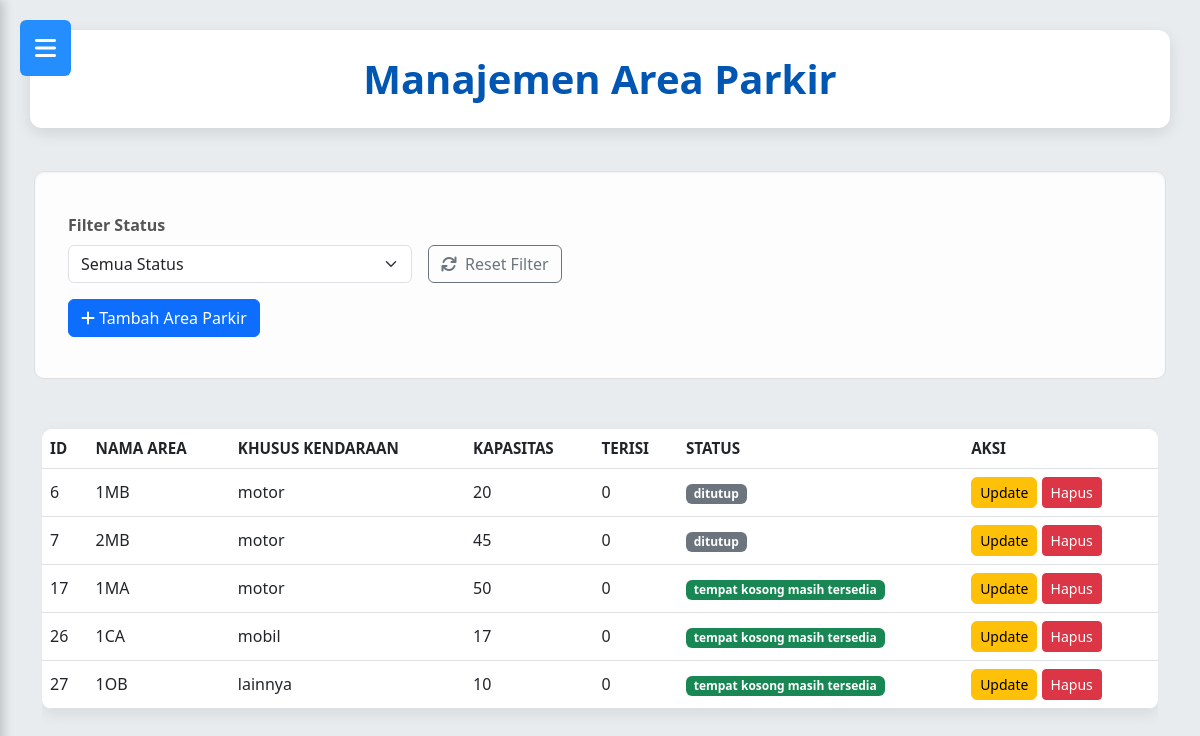
/area_parkir.php (signed in), run on an earlier commit of the app's database.
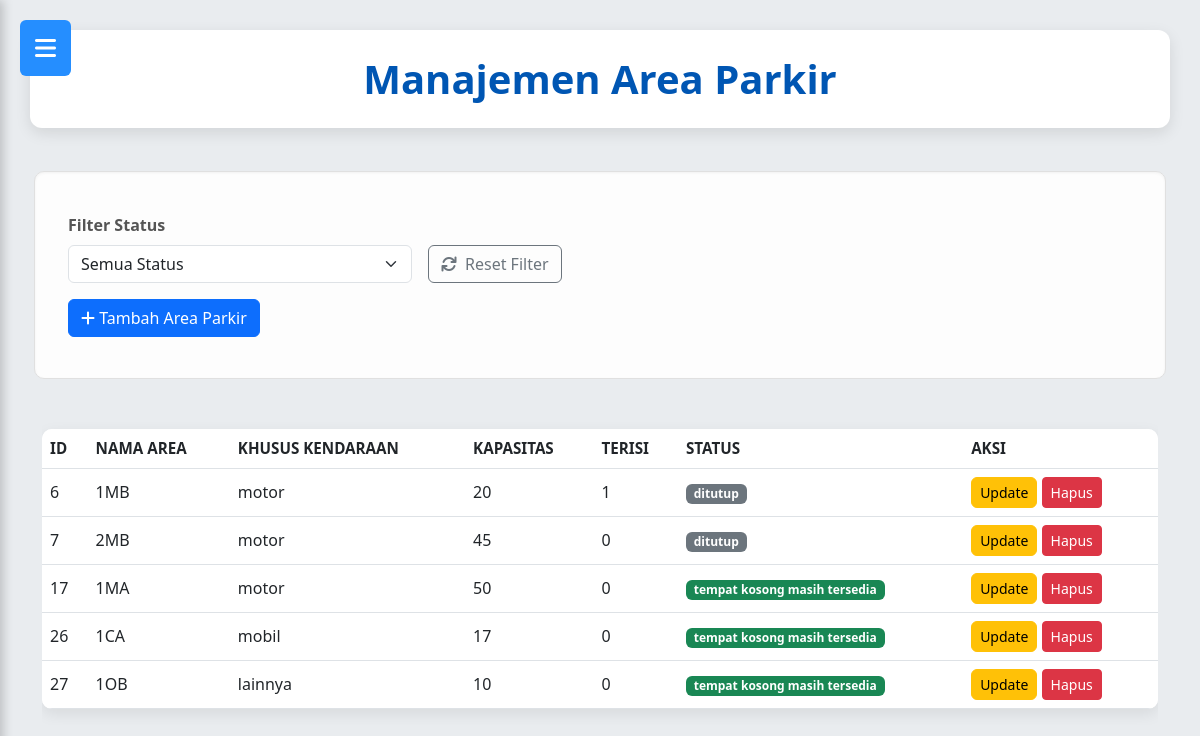
And on a later commit of the database.
### tables this page shows
CREATE TABLE `tb_area_parkir` (
  `id_area` int(11) NOT NULL,
  `nama_area` varchar(50) NOT NULL,
  `tipe_kendaraan` enum('motor','mobil','lainnya') NOT NULL,
  `kapasitas` int(5) NOT NULL,
  `terisi` int(5) NOT NULL,
  `status_area_parkir` enum('penuh','tempat kosong masih tersedia','ditutup') NOT NULL
);

### area_parkir.php (the view, shortened to what this page needs)
<?php
include 'koneksi_parkir.php';
    $where = '';
    $area = $conn->query("
    SELECT *,
    CASE
    WHEN terisi >= kapasitas THEN 'penuh'
    WHEN status_area_parkir = 'ditutup' THEN 'ditutup'
    ELSE 'tempat kosong masih tersedia'
    END AS status_final
    FROM tb_area_parkir
    $where
    ");
?>
<!DOCTYPE html>
<html lang="id">
    <head>
        <link rel="stylesheet" href="desain_parkir.css">
        <link href="https://cdn.jsdelivr.net/npm/bootstrap@5.3.0/dist/css/bootstrap.min.css" rel="stylesheet">
        <link href="https://cdnjs.cloudflare.com/ajax/libs/font-awesome/6.4.2/css/all.min.css" rel="stylesheet">
        <link href="https://cdnjs.cloudflare.com/ajax/libs/font-awesome/6.4.0/css/all.min.css" rel="stylesheet">
        <link rel="stylesheet" href="https://cdnjs.cloudflare.com/ajax/libs/font-awesome/6.0.0-beta3/css/all.min.css">
        <link href="https://cdn.jsdelivr.net/npm/bootstrap@5.3.0/dist/css/bootstrap.min.css" rel="stylesheet">
        <link rel="stylesheet" href="https://cdnjs.cloudflare.com/ajax/libs/font-awesome/6.0.0-beta3/css/all.min.css">
    </head>
    <body>
        <div class="wrapper">
        <?php include 'sidebar_parkiran.php'; ?>
        <main class="main-content">
     <header class="main-header"><h2>Manajemen Area Parkir</h2></header>
        <div class="row">
                <div class="p-4">
         <div class="card-body">
            <form method="GET" class="row g-3">
                <div class="col-md-4">
                    <label class="form-label">Filter Status</label>
                    <select name="status" class="form-select" onchange="this.form.submit()">
                        <option value="">Semua Status</option>
                    </select>
                </div>
                <div class="col-md-4 d-flex align-items-end">
                    <a href="area_parkir.php" class="btn btn-outline-secondary"><i class="fas fa-refresh me-2"></i>Reset Filter</a>
                </div>
            <div class="d-flex justify-content-between align-items-center mb-3">
                <button type="button" class="btn btn-primary" data-bs-toggle="modal" data-bs-target="#modalTambah"><i class="fas fa-plus"></i> Tambah Area Parkir</button>
            </div>
        </form>
    </div>
        <div class="card-body">
            <div class="table-responsive">
                <table class="table table-hover align-middle">
                    <thead>
                        <tr>
                            <th>ID</th>
                            <th>Nama Area</th>
                            <th>Khusus Kendaraan</th>
                            <th>Kapasitas</th>
                            <th>Terisi</th>
                            <th>Status</th>
                            <th>Aksi</th>
                        </tr>
                    </thead>
                    <tbody>
                    <?php
                    $area->data_seek(0);
                    while ($row = $area->fetch_assoc()):
                        $status_badge =
                        $row['status_final'] == 'penuh' ? 'danger' :
                        ($row['status_final'] == 'ditutup' ? 'secondary' : 'success');
                    ?>
                    <tr>
                        <td><?= $row['id_area'] ?></td>
                        <td><?= $row['nama_area'] ?></td>
                        <td><?= $row['tipe_kendaraan'] ?></td>
                        <td><?= $row['kapasitas'] ?></td>
                        <td><?= $row['terisi'] ?></td>
                        <td><span class="badge bg-<?= $status_badge ?>"><?= $row['status_final'] ?></span></td>
                        <td><button class="btn btn-sm btn-warning"data-bs-toggle="modal"data-bs-target="#edit<?= $row['id_area'] ?>">Update</button>
                        <a href="area_parkir.php?hapus=<?= $row['id_area'] ?>"class="btn btn-sm btn-danger"onclick="return confirm('Yakin hapus area ini?')">Hapus</a>
                        </td>
                    </tr>
        </div>
    </div>
</div>
            <?php endwhile; ?>
</body>
</html>

What changed in the data, as far as the page shows it:
changed tb_area_parkir "1MB": terisi "0" → "1"
